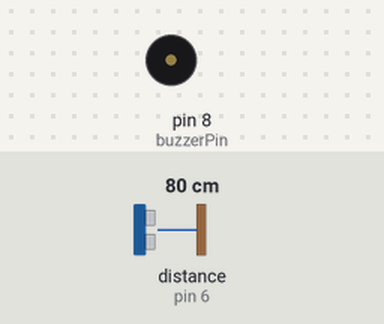
The sketch below on a simulated Arduino Uno, built with avr-gcc and run on an emulated ATmega328P. Parts: buzzer (waves = sounding). Wiring (inferred from the names in the program): ultrasonic range finder: trigger pin 7; echo pin 6. The test bench sets the inputs (shaded band); at power-on: distance to the obstacle (sensor on pin 6) 80 cm. The echo pulse lasts 58.3 µs per cm.

Above: at 0.9 s.
2.5 s: distance to the obstacle (sensor on pin 6) set to 2 cm
At 3.54 s:
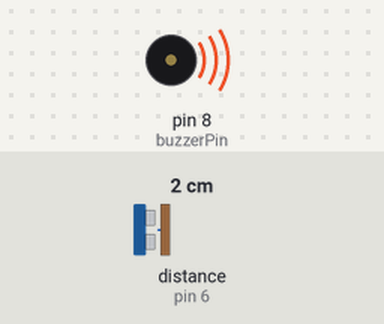
6.0 s: distance to the obstacle (sensor on pin 6) set to 4 cm
At 6.27 s:
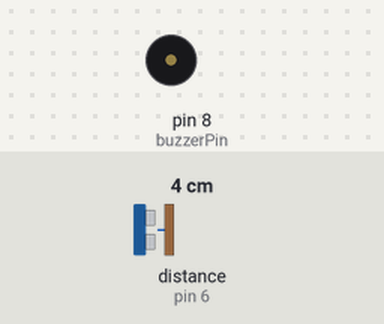
Timing chart, 0 to 15.5 s (numbered marks = the images above; inputs shaded):
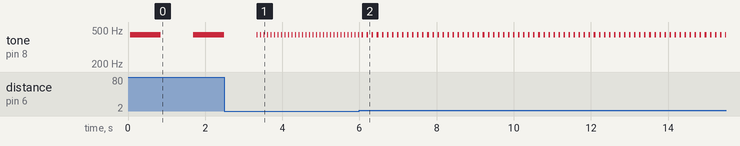

Measured:
- after the input at 2.5 s, tone on pin 8 (buzzerPin): alternates 440 Hz for 0.02 s and silent for 0.07 s, starting after 0.86 s
- after the input at 6.0 s, tone on pin 8 (buzzerPin): alternates 440 Hz for 0.04 s and silent for 0.09 s, starting after 0.19 s
- by itself, tone on pin 8 (buzzerPin): alternates 440 Hz for 0.80 s and silent for 0.85 s

The sketch:

Park_Sensoru_Buzzer_Kod.ino
```cpp
#define echoPin 6      // Echo: Gönderilen ses dalgasını alan kısmı.
#define trigPin 7      // Trig: Sensörün ses dalgası gönderen kısmı.
#define buzzerPin 8

int maximumRange = 100;
int minimumRange = 0;

void setup()
{
  pinMode(trigPin, OUTPUT);
  pinMode(echoPin, INPUT);
  pinMode(buzzerPin, OUTPUT);
}

void loop()
{
  int olcum = mesafe(maximumRange, minimumRange);
  melodi(olcum * 10);
}

int mesafe(int maxrange, int minrange)
{
  long duration, distance;
  digitalWrite(trigPin, LOW);
  delayMicroseconds(2);
  digitalWrite(trigPin, HIGH);
  delayMicroseconds(10);
  digitalWrite(trigPin, LOW);
  duration = pulseIn(echoPin, HIGH);
  distance = duration / 58.2;
  delay(50);
  if (distance >= maxrange || distance <= minrange)
    return 0;
  return distance;
}

int melodi(int dly)
{
  tone(buzzerPin, 440);
  delay(dly);
  noTone(buzzerPin);
  delay(dly);
}

// Dol Academy eğitim içeriğinden de ulaşabilirisiniz...
```
